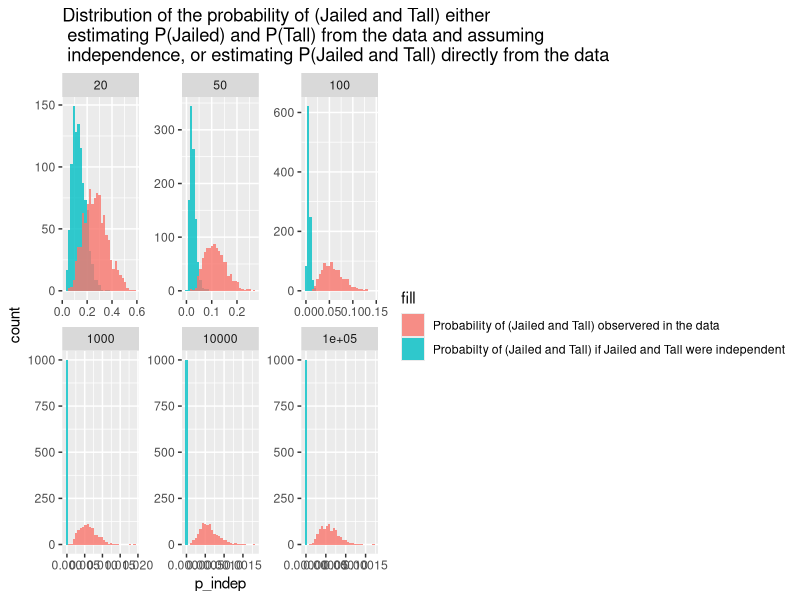
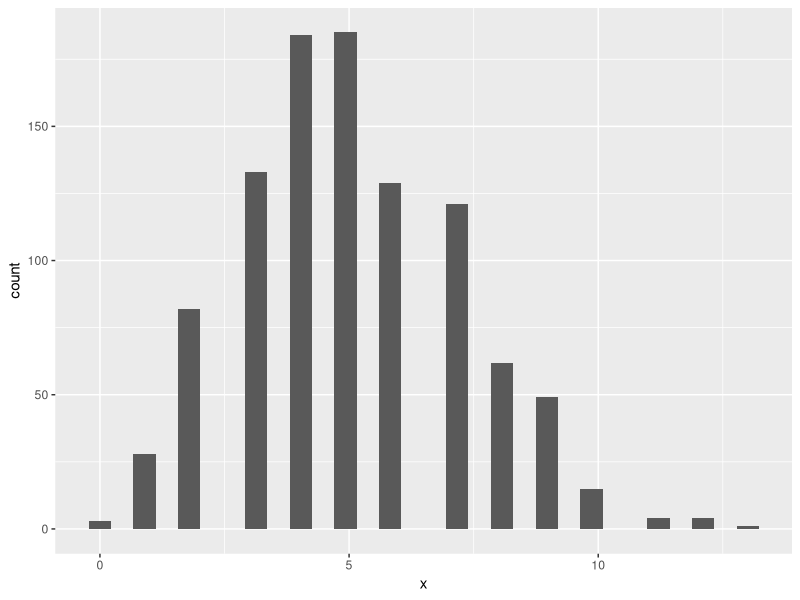

R code for these plots, in order:
library(tidyverse)

df <- tibble()

for (N in c(20, 50, 100, 1000, 1E4, 1E5)) {
  samples_J = rbeta(1000, 1+5, 1+N-5)
  samples_T = rbeta(1000, 1+10, 1+N-10)
  samples_JnT = rbeta(1000, 1+5, 1+N-5)
  df_new <- tibble(p_indep = samples_J*samples_T, p_real = samples_JnT)
  df <- df %>% bind_rows(df_new %>% mutate(n_samples = N))
}

df %>% 
  ggplot() +
  geom_histogram(aes(x=p_indep, fill="Probabilty of (Jailed and Tall) if Jailed and Tall were independent"), alpha=0.8) +
  geom_histogram(aes(x=p_real, fill="Probability of (Jailed and Tall) observered in the data"), alpha=0.8) +
  facet_wrap(~n_samples, scales = "free") +
  ggtitle("Distribution of the probability of (Jailed and Tall) either \n estimating P(Jailed) and P(Tall) from the data and assuming \n independence, or estimating P(Jailed and Tall) directly from the data ")



df <- tibble(x = rbinom(1000, 1E5, 5 / 1E5))

df %>% 
  ggplot() +
  geom_histogram(aes(x = x))
